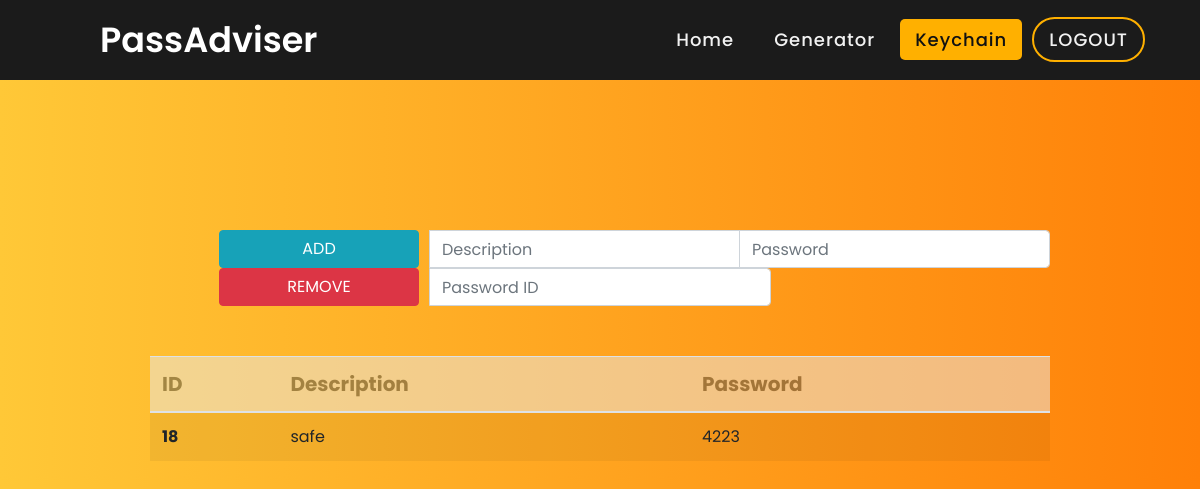
Before: /keychain (signed in) with the older database file.
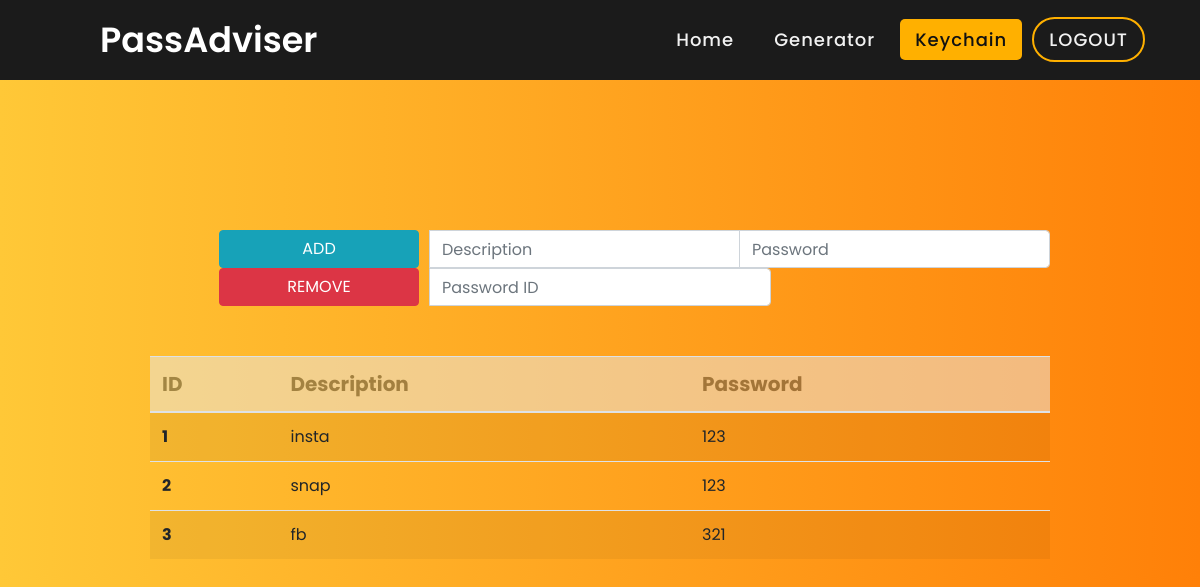
After: the same page with the newer database file.
### tables this page shows
CREATE TABLE "keychain" (
	"user_id"	INTEGER NOT NULL,
	"pass_id"	INTEGER NOT NULL UNIQUE,
	"pass_description"	TEXT,
	"pass_value"	TEXT,
	PRIMARY KEY("pass_id" AUTOINCREMENT)
);

### application.py (the view)
@app.route("/keychain", methods=["GET", "POST"])
@login_required
def keychain():
    if request.method == "POST":
        if request.form['submit_button'] == "add-pass":
            if not request.form.get("pass_description"):
                return apology("must provide password description", 403)
            if not request.form.get("pass_value"):
                return apology("must provide password", 403)
            desc = request.form.get("pass_description")
            value = request.form.get("pass_value")
            db.execute("INSERT INTO keychain (user_id, pass_description, pass_value) VALUES (:user, :desc, :value)",
                       {"user":session["user_id"], "desc":desc, "value":value})
            connection.commit()
            flash("Added!")
            return render_template("keychain.html", passwords=passwords())
        elif request.form['submit_button'] == "remove-pass":
            if not request.form.get("pass_id"):
                return apology("must provide password ID", 403)
            rows = db.execute("SELECT * FROM keychain WHERE pass_id = :pass_id",
                              {"pass_id":request.form.get("pass_id")})
            row = rows.fetchone()
            if row is None:
                return apology("ID was not found.", 403)
            db.execute("DELETE FROM keychain WHERE pass_id = :pass_id",
                       {"pass_id":request.form.get("pass_id")})
            connection.commit()
            flash("Removed!")
            return render_template("keychain.html", passwords=passwords())
    else:
        return render_template("keychain.html", passwords=passwords())

### application.py (called while the page is built)
@app.after_request
def after_request(response):
    response.headers["Cache-Control"] = "no-cache, no-store, must-revalidate"
    response.headers["Expires"] = 0
    response.headers["Pragma"] = "no-cache"
    return response

### helpers.py (called while the page is built)
def passwords():
    rows = db.execute("SELECT * FROM keychain WHERE user_id = :user",
                      {"user":session["user_id"]})
    passwords = []
    for row in rows:
        passwords.append(list((row[1], row[2], row[3])))
    return passwords

def login_required(f):
    @wraps(f)
    def decorated_function(*args, **kwargs):
        if session.get("user_id") is None:
            return redirect("/login")
        return f(*args, **kwargs)
    return decorated_function

### templates/keychain.html (shortened to what this page needs)
<!DOCTYPE html>
<html lang="en" dir="ltr">
  <head>
    <link rel="stylesheet" href="https://cdn.jsdelivr.net/npm/bootstrap@4.5.3/dist/css/bootstrap.min.css">
    <link rel="stylesheet" href="{{ url_for('static', filename='css/style.css')}}">
  </head>
  <body class="bg-nav">
    <nav>
      <div class="logo">PassAdviser</div>
      <ul style="margin-top: 15px;">
        <li><a href="/">Home</a></li>
        <li><a href="/generator">Generator</a></li>
        <li><a class="active" href="/keychain">Keychain</a></li>
        <li><a class="btn-logout" href="/logout">Logout</a></li>
      </ul>
    </nav>
    <form action="/keychain" method="post" class="keychain">
      <div class="row item">
        <div class="col">
          <div class="input-group add-pass">
            <button type="submit" class="btn btn-info" name="submit_button" value="add-pass" id="add-pass">ADD</button>
            <input type="text" autocomplete="off" class="form-control" name="pass_description" placeholder="Description" maxlength="48">
            <input type="password" class="form-control" name="pass_value" placeholder="Password" maxlength="48">
          </div>
        </div>
      </div>
      <div class="row item" style:"margin-top: 10px;">
        <div class="col">
          <div class="input-group">
            <button type="submit" class="btn btn-danger" name="submit_button" value="remove-pass" id="remove-pass">REMOVE</button>
            <input type="number" class="form-control pass-id" name="pass_id" placeholder="Password ID">
          </div>
        </div>
      </div>
    </form>
    <table class="table table-striped">
      <thead class="thead-light">
        <tr>
          <th scope="col">ID</th>
          <th scope="col">Description</th>
          <th scope="col">Password</th>
        </tr>
      </thead>
      <tbody>
    {% for password in passwords %}
      <tr>
        <th scope="row">{{ password[0] }}</th>
        <td>{{ password[1] }}</td>
        <td>{{ password[2] }}</td>
      </tr>
    {% endfor %}
      </tbody>
    </table>
  </body>
</html>

### static/css/style.css (style rules this page uses)
* { margin: 0; padding: 0; box-sizing: border-box; font-family: 'Poppins', sans-serif; }
.bg-nav { background: #FF8008; background: -webkit-linear-gradient(to right, #FFC837, #FF8008); background: linear-gradient(to right, #FFC837, #FF8008); }
nav { display: flex; height: 80px; width: 100%; background: #1b1b1b; align-items: center; justify-content: space-between; padding: 0 50px 0 100px; flex-wrap: wrap; }
nav .logo { color: #fff; font-size: 35px; font-weight: 600; }
nav ul { display: flex; flex-wrap: wrap; list-style: none; }
nav ul li { margin: 0 5px; }
nav ul li a { color: #f2f2f2; text-decoration: none; font-size: 18px; font-weight: 500; padding: 8px 15px; border-radius: 5px; letter-spacing: 1px; transition: all 0.3s ease; }
nav ul li a.active, nav ul li a:hover { color: #111; background: #FFB000; text-decoration: none; }
.btn-logout { border: 2px solid #FFB000; border-radius: 50px; text-transform: uppercase; text-decoration: none; }
.keychain { display: flex; justify-content: flex-start; flex-wrap: wrap; width: 75%; margin-left: auto; margin-right: auto; margin-top: 150px; }
.add-pass { width: auto; }
.pass-id { width: auto; }
.btn-info, .btn-danger { width: 200px; margin-right: 10px; }
.item { margin-left: 6%; }
.table { margin-top: 50px; width: 75%; margin-left: auto; margin-right: auto; }
.alert, thead { background: #181818; opacity: 0.5; color: #FF8008; font-size: 20px; }

Changed rows visible on the page:
removed keychain: pass_id "18", pass_description "safe", pass_value "4223"
added keychain: user "1", pass_description "insta", pass_value "123"
added keychain: pass_id "2", pass_description "snap", pass_value "123"
added keychain: pass_id "3", pass_description "fb", pass_value "321"
